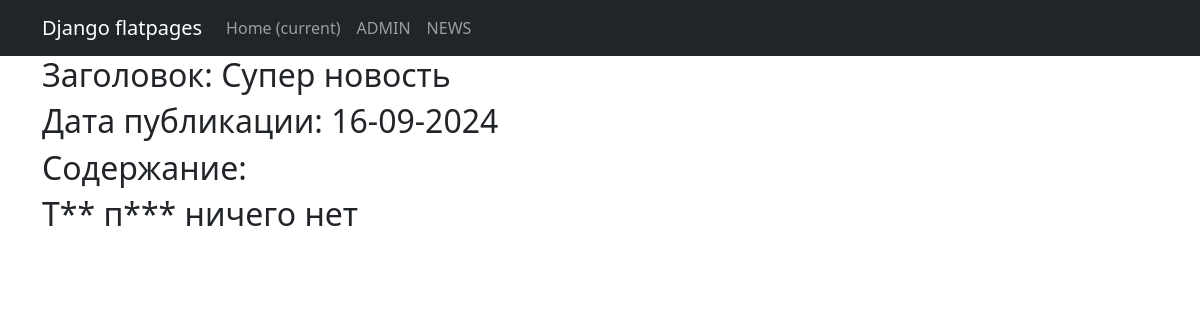
Page /news/4 on the committed database.
### news/models.py (models this page shows, shortened)
class Post(models.Model):
    new = 'New'
    article = 'Arc'
    KINDS = ((new, 'Новость'),
             (article, 'Статья'),
             )
    author = models.ForeignKey(Author, on_delete=models.CASCADE)
    is_post = models.CharField(choices=KINDS, max_length=3, default='Arc')
    time_in = models.DateTimeField(auto_now_add=True)
    category = models.ManyToManyField(Category, through="PostCategory")
    header = models.CharField(max_length=128)
    content = models.TextField(default='Тут пока ничего нет')
    likes = models.IntegerField(default=0)
    class Meta:
        ordering = ["-time_in"]
        verbose_name = 'Пост'
        verbose_name_plural = 'Посты'

### news/views.py (the view)
# urls.py: path('<int:pk>', PostDetails.as_view(), name='post'),
class PostDetails(DetailView):
    model = Post
    template_name = 'new.html'
    context_object_name = 'post'

### news/templatetags/custom_filters.py (called while the page is built)
@register.filter()
def censure(string):
    for el in string.split():
        word = el.strip(',.:!@#№;$%^:&?*()-=+_/\\[]{}"<>')
        if word.lower() in censure_list:
            string = string.replace(word, f"{el[0]}{'*' * (len(word) - 1)}")
    return string

### templates/new.html (shortened to what this page needs)
{% extends 'flatpages/default.html' %}
{% load custom_filters %}
{% block content %}
<h2 style="text-align: left;">Заголовок: {{ post.header }}</h2>
<h2 style="text-align: left;">Дата публикации: {{ post.time_in|date:'d-m-Y'}}</h2>
<h2 style="text-align: left;">Содержание: </h2>
<h2 style="text-align: left;">{{ post.content|censure }}</h2>
{% endblock content %}

### rows in the picture
Post: header "Супер новость", time_in "16-09-2024", content|censure "Т** п*** ничего нет"
